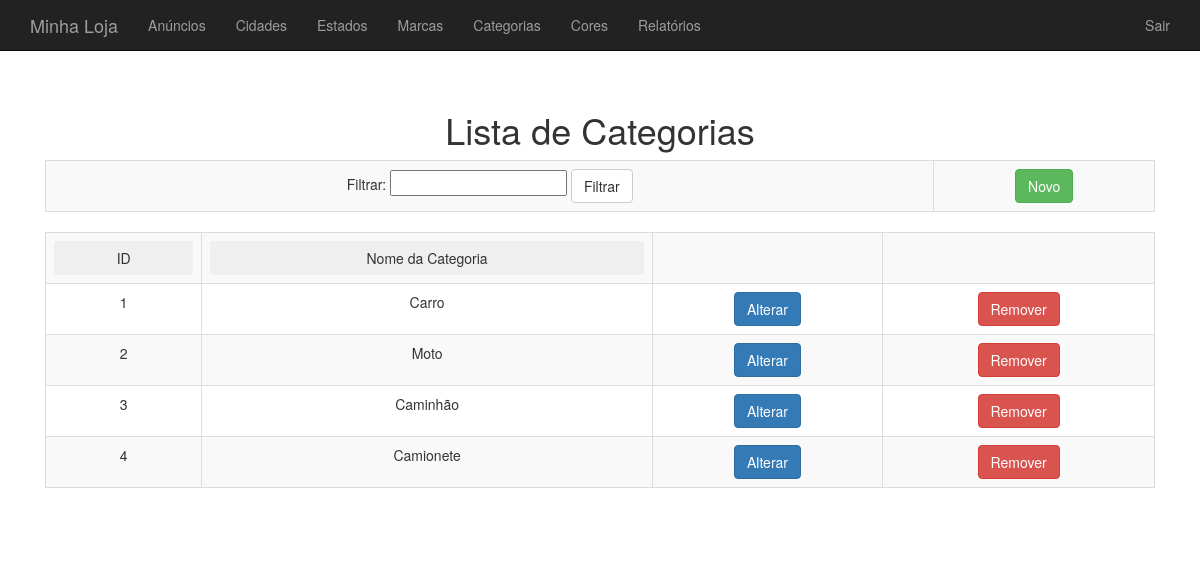
Page /admin/ListaCategorias.php (signed in) on the committed database.
### tables this page shows
CREATE TABLE IF NOT EXISTS `categorias` (
  `id` int(11) NOT NULL AUTO_INCREMENT,
  `nomecategoria` varchar(100) NOT NULL,
  PRIMARY KEY (`id`)
);

### admin/LogicaAdmin.php (called while the page is built, shortened)
<?php
function adminEstaLogado() {
    return isset( $_SESSION["admin_logado"] );
}

### admin/BancoCategoria.php (called while the page is built, shortened)
<?php
function listaCategorias($conexao, $filtro, $ordem) {
    $categorias = array();
    $sql =  "select * from categorias";
    $resultado = mysqli_query($conexao, $sql );
    while ($categoria = mysqli_fetch_assoc($resultado)) {
        array_push($categorias, $categoria);
    }
    return $categorias;
}

### admin/ListaCategorias.php (the view, shortened to what this page needs)
<?php
include ("ConectaAdmin.php");
include ("BancoCategoria.php");
if (adminEstaLogado()) {
    include ("CabecalhoAdmin.php");
} else {
    include ("headerUnlogado.php");
}
if (!adminEstaLogado()) {
    include ("naoLogadoAdmin.php");
} else {
?>
        <?php
$filtro = "";
?>
<?php
$ordem = "";
?>
<h1>Lista de Categorias </h1>
<table class="table table-striped table-bordered">
    <tr>
            <td>
                <form action="ListaCategorias.php" method="Post">
                    Filtrar:
                    <input type="text" name="filtro" value="">
                    <button class="btn btn-default">Filtrar</button>
                </form>
            </td>
            <td>
                <a class="btn btn-success" href="FormularioCategoria.php">Novo</a>
            </td>
        </tr>
    </table>
    <table class="table table-striped table-bordered">
    <tr>
        <th>
            <form action="ListaCategorias.php" method="Post">
                <button class="btn btn-group-justified"> ID </button>
            </form>
        </th>
        <th>
            <form action="ListaCategorias.php" method="Post">
                <button class="btn btn-group-justified"> Nome da Categoria </button>
            </form>
        </th>
        <th></th>
        <th></th>
    <?php
    $categorias = listaCategorias($conexao, $filtro, $ordem);
    foreach( $categorias as $categoria ){
    ?>
        <tr>
            <td> <?= $categoria['id'] ?> </td>
            <td> <?= $categoria['nomecategoria'] ?> </td>
            <td>
                <form action="FormularioAlteraCategoria.php" method="Post">
                    <button class="btn btn-primary">Alterar</button>
                </form>
            </td>
            <td>
                <form action="RemoveCategoria.php" method="Post">
                    <button class="btn btn-danger">Remover</button>
                </form>
            </td>
        </tr>
    <?php
    }
    ?>
</table>
<?php
}
include ("../Rodape.php");

### css/Loja.css (style rules this page uses)
body { padding-top: 50px; }

### css/lightbox.css (style rules this page uses)
body:after { content: url(../img/close.png) url(../img/loading.gif) url(../img/prev.png) url(../img/next.png); display: none; }

### rows in the picture
categorias: id "1", nomecategoria "Carro"
categorias: id "2", nomecategoria "Moto"
categorias: id "3", nomecategoria "Caminhão"
categorias: id "4", nomecategoria "Camionete"
